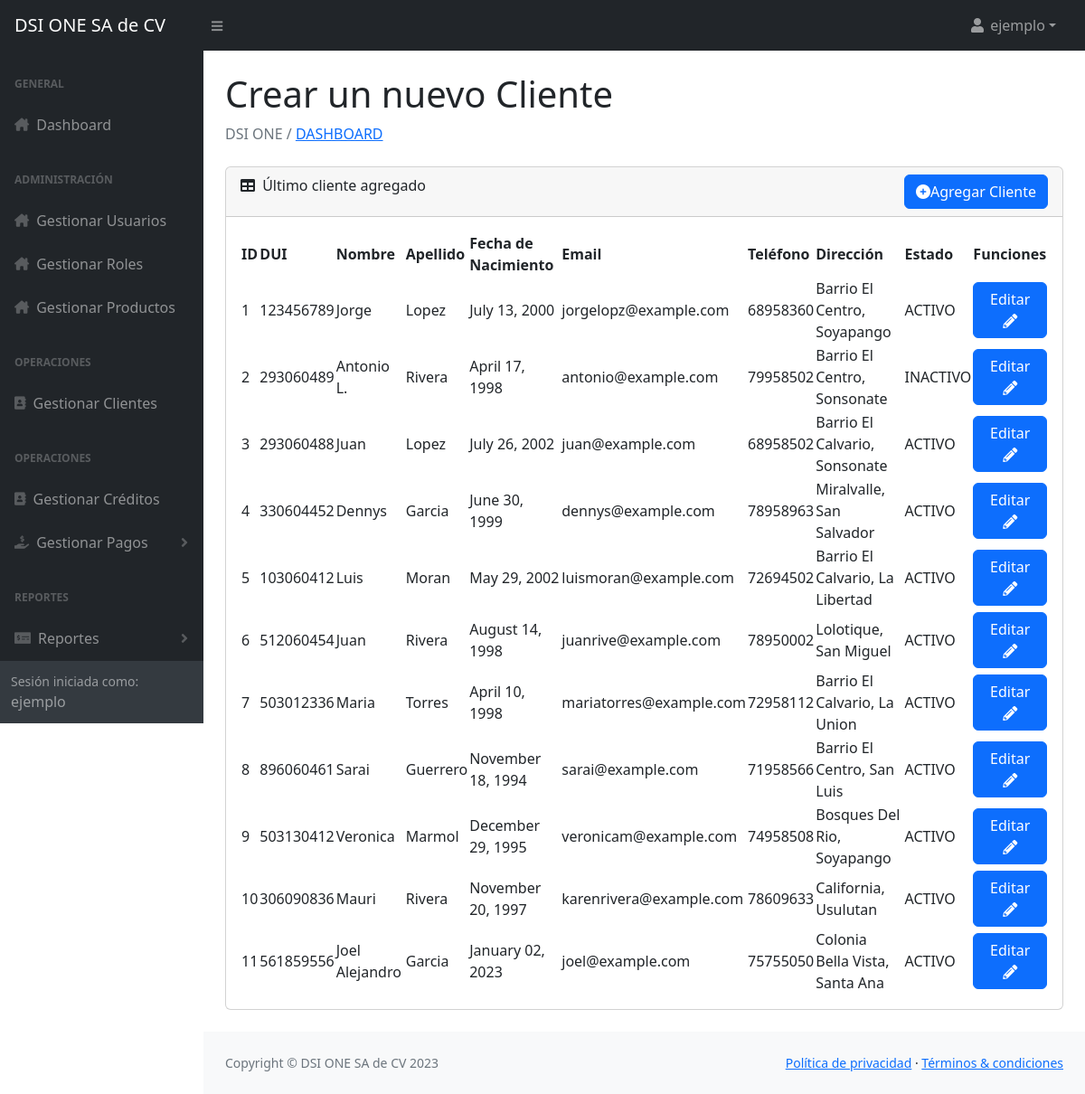
/Vista/aa_crear_cliente.php (signed in), run on an earlier commit of the app's database.
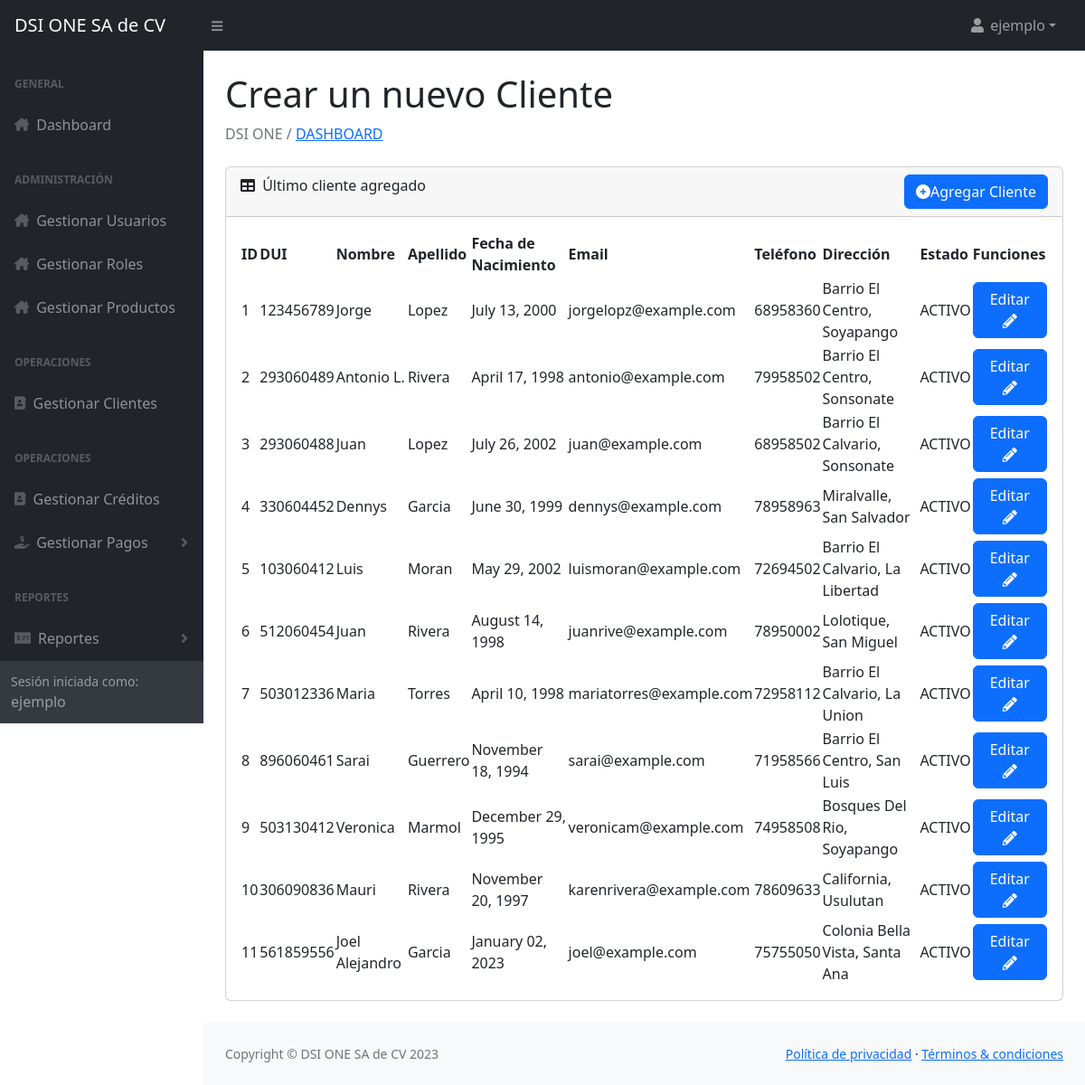
And on a later commit of the database.
### tables this page shows
CREATE TABLE `clientes_dsi` (
  `id_ct` int(11) NOT NULL,
  `dui_ct` int(11) NOT NULL,
  `nombre_ct` varchar(30) NOT NULL,
  `apellido_ct` varchar(30) NOT NULL,
  `nombre_completo_ct` varchar(60) NOT NULL,
  `fecha_nac_ct` date NOT NULL,
  `telefono_ct` int(8) NOT NULL,
  `email_ct` varchar(30) NOT NULL,
  `direccion_ct` varchar(50) NOT NULL,
  `estado_ct` enum('ACTIVO','INACTIVO') NOT NULL DEFAULT 'ACTIVO'
);

### Vista/aa_crear_cliente.php (the view, shortened to what this page needs)
<?php include '../Controlador/sesion.php';
?>
<head>
    <?php include '../Modelo/o_head.php'; ?>
</head>
<body class="sb-nav-fixed">
    <?php include '../Modelo/o_menu.php'; ?>
    <div id="layoutSidenav_content">
        <main>
            <div class="container-fluid px-4">
                <h1 class="mt-4">Crear un nuevo Cliente</h1>
                <ol class="breadcrumb mb-4">
                    <li class="breadcrumb-item active"> DSI ONE / <a href="../Vista/home.php"> DASHBOARD </a></li>
                </ol>
                <div class="card mb-4">
                    <div class="card-header">
                        <i class="fas fa-table me-1"></i>
                        Último cliente agregado
                        <div style="float: right;">
                            <button class="btn btn-primary" data-bs-toggle="modal" data-bs-target="#addClienteModal"><i class="fa-solid fa-circle-plus"></i>Agregar Cliente</button>
                        </div>
                    </div>
                    <div class="card-body table-responsive" style="overflow-x: auto;">
                        <table id="datatablesSimple" class="display" style="width: 100%; table-layout: auto;">
                            <thead>
                                <tr>
                                    <th>ID</th>
                                    <th>DUI</th>
                                    <th>Nombre</th>
                                    <th>Apellido</th>
                                    <th>Fecha de Nacimiento</th>
                                    <th>Email</th>
                                    <th>Teléfono</th>
                                    <th>Dirección</th>
                                    <th>Estado</th>
                                    <th>Funciones</th>
                                </tr>
                            </thead>
                            <tbody>
                                <?php
                                $query = "SELECT * FROM clientes_dsi";
                                $result = $conn->query($query);
                                if ($result->num_rows > 0) {
                                    while ($row = $result->fetch_assoc()) {
                                        echo "<tr>";
                                        echo "<td>" . $row['id_ct'] . "</td>";
                                        echo "<td>" . $row['dui_ct'] . "</td>";
                                        echo "<td>" . $row['nombre_ct'] . "</td>";
                                        echo "<td>" . $row['apellido_ct'] . "</td>";
                                        $fecha_nac_ct = date('F d, Y', strtotime($row['fecha_nac_ct']));
                                        echo "<td>" . $fecha_nac_ct . "</td>";
                                        echo "<td>" . $row['email_ct'] . "</td>";
                                        echo "<td>" . $row['telefono_ct'] . "</td>";
                                        echo "<td>" . str_replace(array("\n", "\r"), ' ', $row['direccion_ct']) . "</td>";
                                        echo "<td>" . $row['estado_ct'] . "</td>";
                                        echo '<td>
                                                <button class="btn btn-primary" onclick="cargarDatosCliente(' . $row['id_ct'] . ')" data-bs-toggle="modal" data-bs-target="#editClienteModal">Editar <i class="fas fa-pencil-alt" style="color: white;"></i></button>
                                            </td>';
                                        echo "</tr>";
                                    }
                                } else {
                                    echo "<tr><td colspan='7'>No se encontraron registros en la tabla clientes_dsi.</td></tr>";
                                }
                                ?>
                            </tbody>
                        </table>
                    </div>
                </div>
            </div>
        </main>
        <?php include '../Modelo/o_scrips_generales.php'; ?>
</body>
</html>

What changed in the data, as far as the page shows it:
changed clientes_dsi "Antonio L.": estado_ct "INACTIVO" → "ACTIVO"
